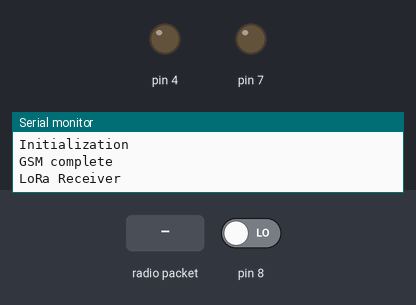
The sketch below on a simulated Arduino Uno, built with avr-gcc and run on an emulated ATmega328P. Shown: output pins drawn as LEDs (lit = HIGH), the last lines printed to the serial monitor. The inputs (shaded band) are chosen by the test bench; at power-on: pin 8 LOW. No radio packets arrive unless stated.

Above: at 3.2 s.
3.3 s: radio packet "S" arrives
At 4.1 s:
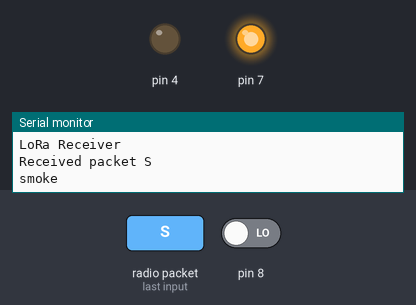
4.8 s: radio packet "F" arrives
At 5.3 s:
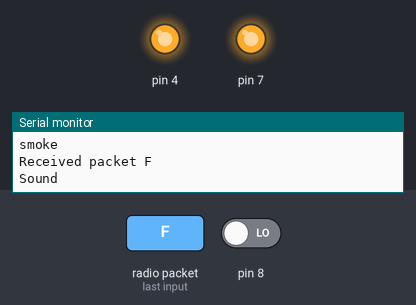
6.3 s: radio packet "N" arrives
At 7.5 s:
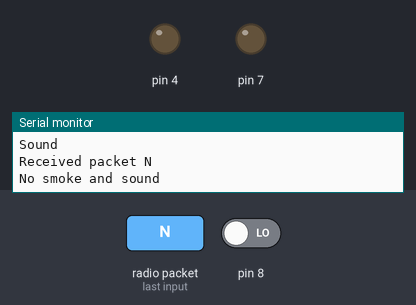
7.8 s: radio packet "F" arrives
At 8.7 s:
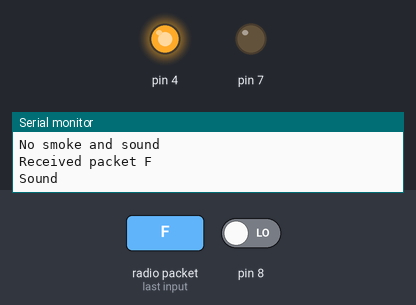
Timing chart, 0 to 10.3 s (numbered marks = the images above; inputs shaded):
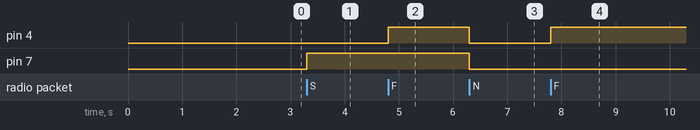

The sketch:

GSM_LORA_RECV.ino
```cpp
#include <SoftwareSerial.h>                 // Include the SoftwareSerial library for GSM communication
#include <SPI.h>
#include <LoRa.h>
#define GSM_RX 2                            // Define the GSM module RX pin
#define GSM_TX 3                            // Define the GSM module TX pin
#define RELAY_PIN 13                         // Define the pin connected to the relay module
SoftwareSerial gsmSerial(GSM_RX, GSM_TX);   // Create a software serial object for GSM communication

char message[20], smoke;
char c;
int i = 0, flag = 0;
void setup() {
  pinMode(8, INPUT);
  pinMode(7, OUTPUT);
  pinMode(4, OUTPUT);

  Serial.begin(9600);
  gsmSerial.begin(9600);
  // Initialize LCD display

  Serial.print("System ready");
  // Authenticate with the GSM network

  //------------GSM--------------
  //  while (!isGSMReady()) {
  //    delay(1000);
  //  }
  delay(2000);
  Serial.println("GSM Detected");
  // initGSM();

  Serial.println("Initialization");
  Serial.println("GSM complete");

  Serial.println("LoRa Receiver");

  if (!LoRa.begin(454E6)) {
    Serial.println("Starting LoRa failed!");
    while (1);
  }

}


void loop()
{
  int packetSize = LoRa.parsePacket();
  if (packetSize) {
    // received a packet
    Serial.print("Received packet ");

    // read packet
    while (LoRa.available()) {
      smoke = ((char)LoRa.read());
      Serial.println(smoke);
    }
    if (smoke == 'N')
    {
      digitalWrite(7, LOW);
      digitalWrite(4, LOW);
      Serial.println("No smoke and sound");
    }
    if (smoke == 'S')
    {
      digitalWrite(7, HIGH);
      Serial.println("smoke");
    }

    if (smoke == 'F')
    {
      digitalWrite(4, HIGH);
      Serial.println("Sound");
    }


  }

  if (digitalRead(8) == HIGH && flag == 0)
  {
    flag = 1;
    gsmSerial.println("ATD+917012033155;");
    // Message();
  }
  if (digitalRead(8) == LOW && flag == 1)
  {
    flag = 0;


  }

}


void initGSM() {
  gsmSerial.println("AT"); // Check communication with GSM module
  while (gsmSerial.read() != 'K');
  delay(1000);

  gsmSerial.println("AT+CMGF=1"); // Set the GSM module to text mode
  while (gsmSerial.read() != 'K');
  delay(1000);

  gsmSerial.println("AT+CNMI=2,2,0,0,0"); // Configure SMS notifications
  while (gsmSerial.read() != 'K');
  delay(1000);
}
bool isGSMReady() {
  gsmSerial.println("AT");
  delay(500);
  while (gsmSerial.available()) {
    char response = gsmSerial.read();
    if (response == 'O' || response == 'K') {
      return true;
    }
  }
  return false;
}


void Message() {

  digitalWrite(RELAY_PIN, LOW);
  delay(2000);

  // Send confirmation SMS
  gsmSerial.println("AT+CMGF=1");  // Set SMS mode to text
  delay(1000);
  gsmSerial.println("AT+CMGS=\"+917012033155\"");  // Replace with recipient's phone number
  delay(1000);
  gsmSerial.println("Soil Water Content is High");  // Message content
  delay(1000);
  gsmSerial.write(0x1A);  // Send Ctrl+Z to terminate message
  delay(1000);
}
```

Measured:
- after the input at 3.3 s, pin 7: LOW → HIGH at once
- after the input at 4.8 s, pin 4: LOW → HIGH at once
- after the input at 6.3 s, pin 4, pin 7: HIGH → LOW at once
- after the input at 7.8 s, pin 4: LOW → HIGH at once
